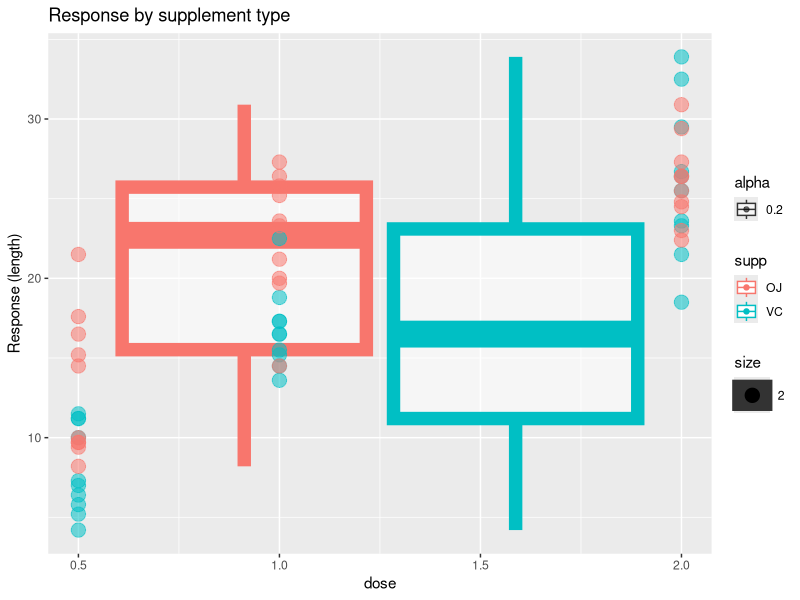
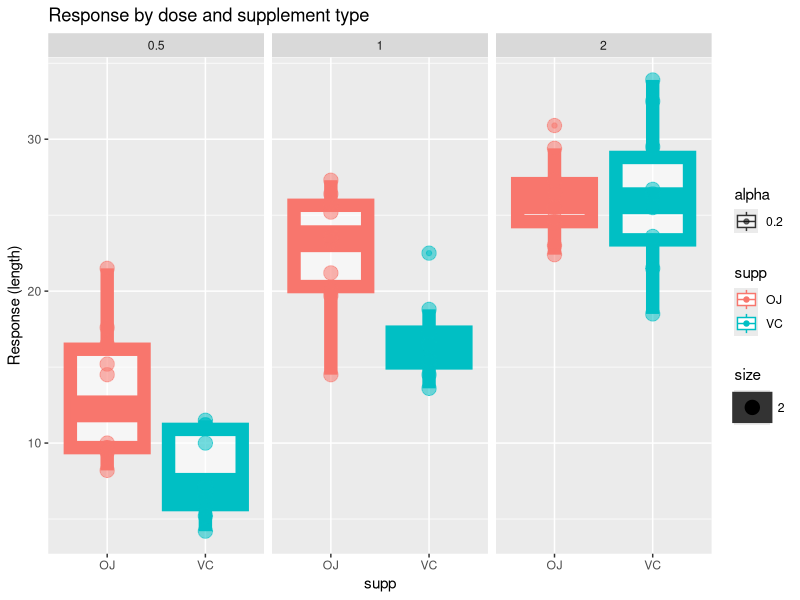

Generate these figures, in order, with R: (Note: this script raises an error after producing the figures.)
## ---- chunk 1
library(datasets)
library(data.table)
data <- data.table(ToothGrowth)
dose.levels <- as.numeric(levels(factor(data$dose)))
str(data)
## ---- chunk 2
library(ggplot2)
qplot(dose, len, data = data, size = 2, colour = supp, geom = c("boxplot", "point"),
      alpha = 0.2, main = "Response by supplement type", ylab = "Response (length)")
## ---- chunk 3
qplot(supp, len, data = data, size = 2, colour = supp, geom = c("boxplot", "point"),
      alpha = 0.2, facets = ~dose,
      main = "Response by dose and supplement type", ylab = "Response (length)")
## ---- chunk 4
ComputeConfInt <- function(d) {
    conf.int <- t.test(len ~ supp, data = data[dose == d], paired = F)$conf.int
    return(data.table(dose = d, low = conf.int[1], high = conf.int[2]))
}
conf.intervals <- rbindlist(lapply(dose.levels, ComputeConfInt))
conf.intervals
